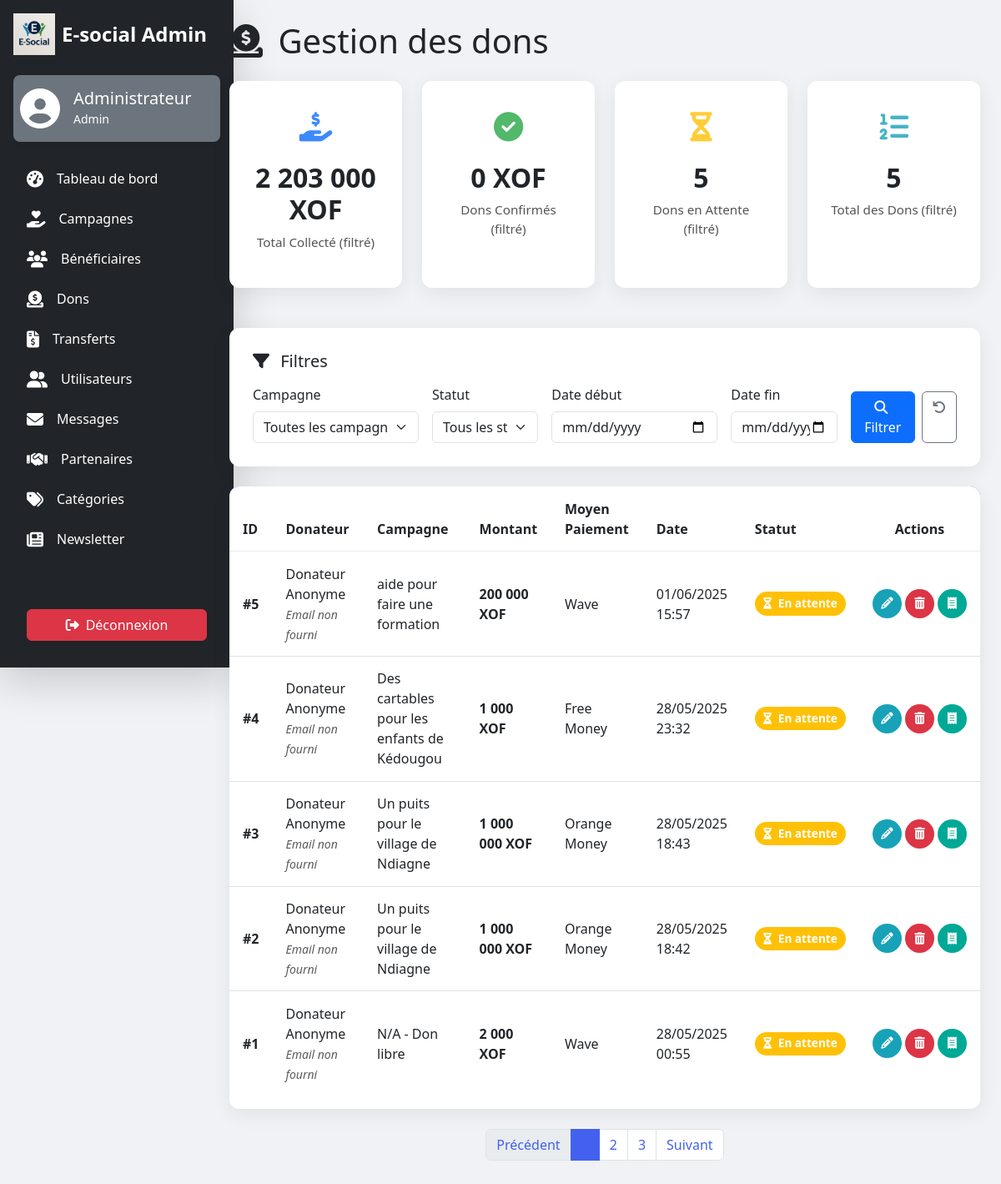
Screenshot of /admin/dons.php with the database file from the repository.
### tables this page shows
CREATE TABLE IF NOT EXISTS `dons` (
  `id` int NOT NULL AUTO_INCREMENT,
  `utilisateur_id` int DEFAULT NULL,
  `campagne_id` int DEFAULT NULL,
  `montant` decimal(12,2) NOT NULL,
  `date_don` datetime DEFAULT CURRENT_TIMESTAMP,
  `moyen_paiement_id` int DEFAULT NULL,
  `statut` enum('en attente','confirmé','rejeté') DEFAULT 'en attente',
  `preuve_paiement` varchar(255) DEFAULT NULL,
  PRIMARY KEY (`id`),
  KEY `utilisateur_id` (`utilisateur_id`),
  KEY `campagne_id` (`campagne_id`),
  KEY `moyen_paiement_id` (`moyen_paiement_id`)
);

CREATE TABLE IF NOT EXISTS `campagnes` (
  `id` int NOT NULL AUTO_INCREMENT,
  `titre` varchar(255) NOT NULL,
  `description` text NOT NULL,
  `montant_vise` decimal(12,2) NOT NULL,
  `montant_atteint` decimal(12,2) DEFAULT '0.00',
  `date_debut` date DEFAULT NULL,
  `date_fin` date DEFAULT NULL,
  `statut` enum('en cours','terminée','suspendue') DEFAULT 'en cours',
  `categorie_id` int DEFAULT NULL,
  `beneficiaire_id` int DEFAULT NULL,
  `image_campagne` varchar(255) DEFAULT NULL,
  `date_creation` datetime DEFAULT CURRENT_TIMESTAMP,
  PRIMARY KEY (`id`),
  KEY `categorie_id` (`categorie_id`),
  KEY `beneficiaire_id` (`beneficiaire_id`)
);

CREATE TABLE IF NOT EXISTS `moyens_paiement` (
  `id` int NOT NULL AUTO_INCREMENT,
  `nom_moyen` varchar(100) NOT NULL,
  `details` text,
  PRIMARY KEY (`id`)
);

### admin/dons.php (the view, shortened to what this page needs)
<?php
$pdo = getPDO();
$date_debut_filtre = $_GET['date_debut'] ?? null;
$date_fin_filtre = $_GET['date_fin'] ?? null;
$page_actuelle_filtres = $_GET;
$sql = "SELECT d.*,
               u.prenom, u.nom, u.email,
               c.titre as campagne_titre,
               mp.nom_moyen
        FROM dons d
        LEFT JOIN utilisateurs u ON d.utilisateur_id = u.id
        LEFT JOIN campagnes c ON d.campagne_id = c.id
        LEFT JOIN moyens_paiement mp ON d.moyen_paiement_id = mp.id
        WHERE 1=1";
$params = [];
$sql .= " ORDER BY d.date_don DESC";
$stmt = $pdo->prepare($sql);
$stmt->execute($params);
$dons = $stmt->fetchAll(PDO::FETCH_ASSOC);
$query_stats_parts = ["SELECT
    COUNT(*) AS total_dons,
    SUM(montant) AS montant_total,
    SUM(CASE WHEN statut = 'confirmé' THEN montant ELSE 0 END) AS montant_confirme,
    COUNT(CASE WHEN statut = 'en attente' THEN 1 ELSE NULL END) AS dons_attente
FROM dons WHERE 1=1"];
$params_stats = [];
$stmt_stats = $pdo->prepare(implode(" ", $query_stats_parts));
$stmt_stats->execute($params_stats);
$stats = $stmt_stats->fetch(PDO::FETCH_ASSOC);
?>
<!DOCTYPE html>
<html lang="fr">
<head>
    <link href="https://cdn.jsdelivr.net/npm/bootstrap@5.3.0/dist/css/bootstrap.min.css" rel="stylesheet">
    <link rel="stylesheet" href="https://cdnjs.cloudflare.com/ajax/libs/font-awesome/6.4.0/css/all.min.css">
    <link rel="stylesheet" href="https://cdnjs.cloudflare.com/ajax/libs/animate.css/4.1.1/animate.min.css">
</head>
<body>
    <div class="d-flex flex-column flex-lg-row">
        <?php include __DIR__ . '/../includes/sidebar_admin.php'; ?>
        <div class="main-content flex-grow-1">
            <h1 class="mb-4 animate__animated animate__fadeInDown"><i class="fas fa-donate me-2"></i> Gestion des dons</h1>
            <div class="row mb-4 animate__animated animate__fadeInUp">
                 <div class="col-xl-3 col-md-6 mb-4">
                    <div class="stat-card card h-100">
                        <div class="card-body text-center">
                            <div class="icon text-primary"><i class="fas fa-hand-holding-usd"></i></div>
                            <h3 class="stat-value"><?= number_format($stats['montant_total'] ?? 0, 0, ',', ' ') ?> XOF</h3>
                            <p class="stat-label">Total Collecté (filtré)</p>
                        </div>
                    </div>
                </div>
                <div class="col-xl-3 col-md-6 mb-4">
                    <div class="stat-card card h-100">
                        <div class="card-body text-center">
                            <div class="icon" style="color: var(--success-color);"><i class="fas fa-check-circle"></i></div>
                            <h3 class="stat-value"><?= number_format($stats['montant_confirme'] ?? 0, 0, ',', ' ') ?> XOF</h3>
                            <p class="stat-label">Dons Confirmés (filtré)</p>
                        </div>
                    </div>
                </div>
                <div class="col-xl-3 col-md-6 mb-4">
                    <div class="stat-card card h-100">
                        <div class="card-body text-center">
                            <div class="icon" style="color: var(--warning-color);"><i class="fas fa-hourglass-half"></i></div>
                            <h3 class="stat-value"><?= $stats['dons_attente'] ?? 0 ?></h3>
                            <p class="stat-label">Dons en Attente (filtré)</p>
                        </div>
                    </div>
                </div>
                <div class="col-xl-3 col-md-6 mb-4">
                    <div class="stat-card card h-100">
                        <div class="card-body text-center">
                            <div class="icon" style="color: var(--info-color);"><i class="fas fa-list-ol"></i></div>
                            <h3 class="stat-value"><?= $stats['total_dons'] ?? 0 ?></h3>
                            <p class="stat-label">Total des Dons (filtré)</p>
                        </div>
                    </div>
                </div>
            </div>
            <div class="filter-card mb-4 animate__animated animate__fadeIn">
                <h5 class="mb-3"><i class="fas fa-filter me-2"></i> Filtres</h5>
                <form method="get" action="<?= $_SERVER['PHP_SELF'] ?>" class="row g-3 align-items-end">
                    <div class="col-md-3">
                        <label for="campagne_id" class="form-label">Campagne</label>
                        <select id="campagne_id" name="campagne_id" class="form-select">
                            <option value="">Toutes les campagnes</option>
                        </select>
                    </div>
                    <div class="col-md-2">
                        <label for="statut" class="form-label">Statut</label>
                        <select id="statut" name="statut" class="form-select">
                            <option value="">Tous les statuts</option>
                        </select>
                    </div>
                    <div class="col-md-3">
                        <label for="date_debut" class="form-label">Date début</label>
                        <input type="date" id="date_debut" name="date_debut" class="form-control" value="<?= htmlspecialchars($date_debut_filtre ?? '') ?>">
                    </div>
                    <div class="col-md-2">
                        <label for="date_fin" class="form-label">Date fin</label>
                        <input type="date" id="date_fin" name="date_fin" class="form-control" value="<?= htmlspecialchars($date_fin_filtre ?? '') ?>">
                    </div>
                    <div class="col-md-2 d-flex">
                        <button type="submit" class="btn btn-primary w-100 me-2"><i class="fas fa-search me-1"></i> Filtrer</button>
                        <a href="<?= $_SERVER['PHP_SELF'] ?>" class="btn btn-outline-secondary" title="Réinitialiser les filtres"><i class="fas fa-undo"></i></a>
                    </div>
                </form>
            </div>
            <div class="table-responsive animate__animated animate__fadeInUp" style="animation-delay: 0.2s;">
                <table class="table table-hover align-middle">
                    <thead>
                        <tr>
                            <th>ID</th><th>Donateur</th><th>Campagne</th><th>Montant</th>
                            <th>Moyen Paiement</th><th>Date</th><th>Statut</th><th class="text-center">Actions</th>
                        </tr>
                    </thead>
                    <tbody>
                        <?php if (empty($dons)): ?>
                        <tr><td colspan="8" class="text-center p-5">
                            <i class="fas fa-info-circle fa-3x text-muted mb-3"></i>
                            <p class="h5">Aucun don trouvé.</p>
                            <p class="text-muted">Veuillez ajuster vos filtres ou enregistrer de nouveaux dons.</p>
                        </td></tr>
                        <?php else: ?>
                            <?php foreach ($dons as $don):
                                $query_params_action = array_merge(['id' => $don['id']], $page_actuelle_filtres);
                                $lien_modifier = 'modifier_don_statut.php?' . http_build_query($query_params_action);
                                $lien_supprimer = 'confirmer_suppression_don.php?' . http_build_query($query_params_action);
                            ?>
                            <tr>
                                <td><strong>#<?= $don['id'] ?></strong></td>
                                <td>
                                    <div><?= htmlspecialchars(($don['prenom'] ?? 'Donateur') . ' ' . ($don['nom'] ?? 'Anonyme')) ?></div>
                                    <small class="text-muted fst-italic"><?= htmlspecialchars($don['email'] ?? 'Email non fourni') ?></small>
                                </td>
                                <td><?= htmlspecialchars($don['campagne_titre'] ?? 'N/A - Don libre') ?></td>
                                <td class="fw-bold"><?= number_format($don['montant'], 0, ',', ' ') ?> XOF</td>
                                <td><?= htmlspecialchars($don['nom_moyen'] ?? 'Non spécifié') ?></td>
                                <td><?= date('d/m/Y H:i', strtotime($don['date_don'])) ?></td>
                                <td>
                                    <?php
                                    $statut_text_display = ucfirst(htmlspecialchars($don['statut']));
                                    $badge_class_display = ''; $icon_class_display = '';
                                    switch ($don['statut']) {
                                        case 'en attente': $badge_class_display = 'badge-attente'; $icon_class_display = 'fas fa-hourglass-half'; break;
                                    } ?>
                                    <span class="badge <?= $badge_class_display ?> rounded-pill"><i class="<?= $icon_class_display ?> me-1"></i> <?= $statut_text_display ?></span>
                                </td>
                                <td class="text-center">
                                    <div class="d-inline-flex gap-1">
                                        <a href="<?= htmlspecialchars($lien_modifier) ?>" class="action-btn btn-edit" title="Modifier le statut">
                                            <i class="fas fa-pencil-alt"></i>
                                        </a>
                                        <a href="<?= htmlspecialchars($lien_supprimer) ?>" class="action-btn btn-delete" title="Supprimer le don">
                                            <i class="fas fa-trash-alt"></i>
                                        </a>
                                        <?php if (!empty($don['preuve_paiement']) && defined('SITE_URL')): ?>
                                        <a href="<?= htmlspecialchars(SITE_URL . '/uploads/preuves_dons/' . $don['preuve_paiement']); ?>"
                                           target="_blank" class="action-btn btn-view-proof" title="Voir la preuve de paiement">
                                            <i class="fas fa-receipt"></i>
                                        </a>
                                        <?php endif; ?>
                                    </div>
                                </td>
                            </tr>
                            <?php endforeach; ?>
                        <?php endif; ?>
                    </tbody>
                </table>
            </div>
            <?php if (!empty($dons)): ?>
            <nav aria-label="Page navigation" class="mt-4 d-flex justify-content-center">
                <ul class="pagination">
                    <li class="page-item disabled"><a class="page-link" href="#" tabindex="-1" aria-disabled="true">Précédent</a></li>
                    <li class="page-item active" aria-current="page"><a class="page-link" href="#">1</a></li>
                    <li class="page-item"><a class="page-link" href="#">2</a></li>
                    <li class="page-item"><a class="page-link" href="#">3</a></li>
                    <li class="page-item"><a class="page-link" href="#">Suivant</a></li>
                </ul>
            </nav>
            <?php endif; ?>
        </div>
    </div>
</body>
</html>

### admin/dons.php (style rules this page uses)
:root { --primary-color: #4361ee; --secondary-color: #00a896; --accent-color: #f7b731; --success-color: #28a745; --warning-color: #ffc107; --danger-color: #dc3545; --info-color: #17a2b8; --light-color: #f8f9fa; --dark-color: #212529; }
body { background-color: #f0f2f5; font-family: 'Segoe UI', Tahoma, Geneva, Verdana, sans-serif; }
.main-content { margin-left: 250px; padding: 25px; width: calc(100% - 250px); transition: margin-left 0.3s ease; }
.stat-card { border-radius: 12px; border: none; box-shadow: 0 6px 25px rgba(0,0,0,0.07); transition: transform 0.3s ease, box-shadow 0.3s ease; background-color: #fff; }
.stat-card .card-body { padding: 1.75rem; }
.stat-card .icon { font-size: 2.2rem; margin-bottom: 1rem; opacity: 0.8; }
.stat-card .stat-value { font-size: 2rem; font-weight: 700; }
.stat-card .stat-label { color: #555; font-size: 0.95rem; font-weight: 500; }
.table-responsive { background: white; border-radius: 12px; box-shadow: 0 6px 25px rgba(0,0,0,0.07); overflow: hidden; }
.table thead { background: var(--primary-color); color: white; }
.table th { border: none; font-weight: 600; padding: 0.9rem 1rem; }
.table td { vertical-align: middle; padding: 0.9rem 1rem; border-top: 1px solid #e9ecef; }
.table tbody tr:last-child td { border-bottom: none; }
.badge { font-size: 0.85em; padding: .5em .75em !important; }
.badge-attente { background-color: var(--warning-color); color: white; }
.action-btn { width: 35px; height: 35px; display: inline-flex; align-items: center; justify-content: center; border-radius: 50%; border: none; transition: all 0.2s ease; font-size: 0.9rem; text-decoration: none; }
.btn-edit { background-color: var(--info-color); color: white; }
.btn-delete { background-color: var(--danger-color); color: white; }
.btn-view-proof { background-color: var(--secondary-color); color: white; }
.filter-card { background: white; border-radius: 12px; box-shadow: 0 6px 25px rgba(0,0,0,0.07); margin-bottom: 25px; padding: 1.75rem; }
.pagination .page-item.active .page-link { background-color: var(--primary-color); border-color: var(--primary-color); }
.pagination .page-link { color: var(--primary-color); }

### rows the page displays
dons: id "5", nom "Donateur Anonyme", email "Email non fourni", campagne.titre "aide pour faire une formation", montant "200 000", moyens_paiement.nom_moyen "Wave", date_don "01/06/2025 15:57", statut "En attente"
dons: id "4", nom "Donateur Anonyme", email "Email non fourni", campagne.titre "Des cartables pour les enfants de Kédougou", montant "1 000", moyens_paiement.nom_moyen "Free Money", date_don "28/05/2025 23:32", statut "En attente"
dons: id "3", nom "Donateur Anonyme", email "Email non fourni", campagne.titre "Un puits pour le village de Ndiagne", montant "1 000 000", moyens_paiement.nom_moyen "Orange Money", date_don "28/05/2025 18:43", statut "En attente"
dons: id "2", nom "Donateur Anonyme", email "Email non fourni", campagne.titre "Un puits pour le village de Ndiagne", montant "1 000 000", moyens_paiement.nom_moyen "Orange Money", date_don "28/05/2025 18:42", statut "En attente"
dons: id "1", nom "Donateur Anonyme", email "Email non fourni", campagne_titre "N/A - Don libre", montant "2 000", moyens_paiement.nom_moyen "Wave", date_don "28/05/2025 00:55", statut "En attente"

### other values shown
$adminName "Administrateur"
$stats['montant_total'] "2 203 000"
$stats['montant_confirme'] "0"
$stats['dons_attente'] "5"
$stats['total_dons'] "5"
